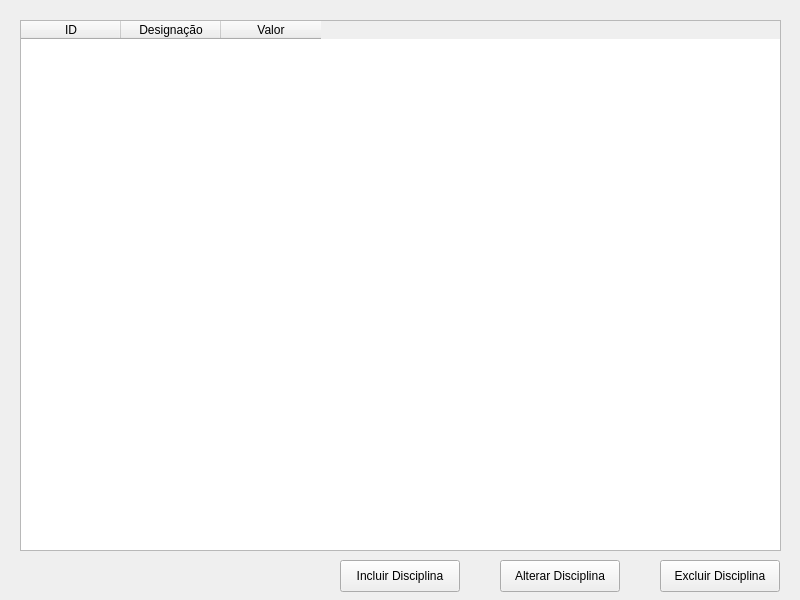
<?xml version="1.0" encoding="UTF-8"?>
<ui version="4.0">
 <class>MainWindow</class>
 <widget class="QMainWindow" name="MainWindow">
  <property name="geometry">
   <rect>
    <x>0</x>
    <y>0</y>
    <width>800</width>
    <height>600</height>
   </rect>
  </property>
  <property name="windowTitle">
   <string>Disciplinas</string>
  </property>
  <widget class="QWidget" name="centralwidget">
   <widget class="QTableWidget" name="tableDisciplinas">
    <property name="geometry">
     <rect>
      <x>20</x>
      <y>20</y>
      <width>761</width>
      <height>531</height>
     </rect>
    </property>
    <column>
     <property name="text">
      <string>ID</string>
     </property>
    </column>
    <column>
     <property name="text">
      <string>Designação</string>
     </property>
    </column>
    <column>
     <property name="text">
      <string>Valor</string>
     </property>
    </column>
   </widget>
   <widget class="QPushButton" name="btnIncluirDisciplina">
    <property name="geometry">
     <rect>
      <x>340</x>
      <y>560</y>
      <width>120</width>
      <height>32</height>
     </rect>
    </property>
    <property name="text">
     <string>Incluir Disciplina</string>
    </property>
   </widget>
   <widget class="QPushButton" name="btnAlterarDisciplina">
    <property name="geometry">
     <rect>
      <x>500</x>
      <y>560</y>
      <width>120</width>
      <height>32</height>
     </rect>
    </property>
    <property name="text">
     <string>Alterar Disciplina</string>
    </property>
   </widget>
   <widget class="QPushButton" name="btnExcluirDisciplina">
    <property name="geometry">
     <rect>
      <x>660</x>
      <y>560</y>
      <width>120</width>
      <height>32</height>
     </rect>
    </property>
    <property name="text">
     <string>Excluir Disciplina</string>
    </property>
   </widget>
  </widget>
 </widget>
 <resources/>
 <connections/>
</ui>
